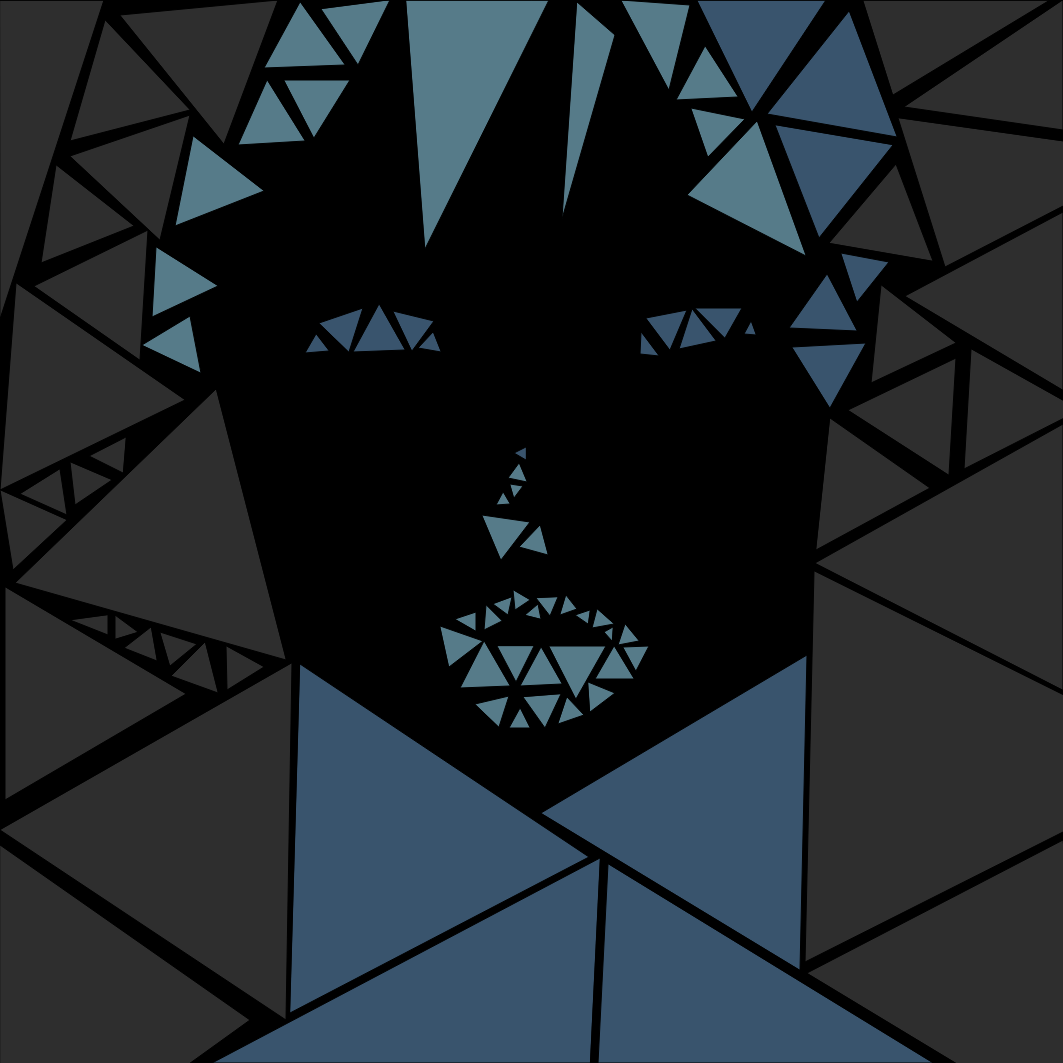
Frame 1 (no input)
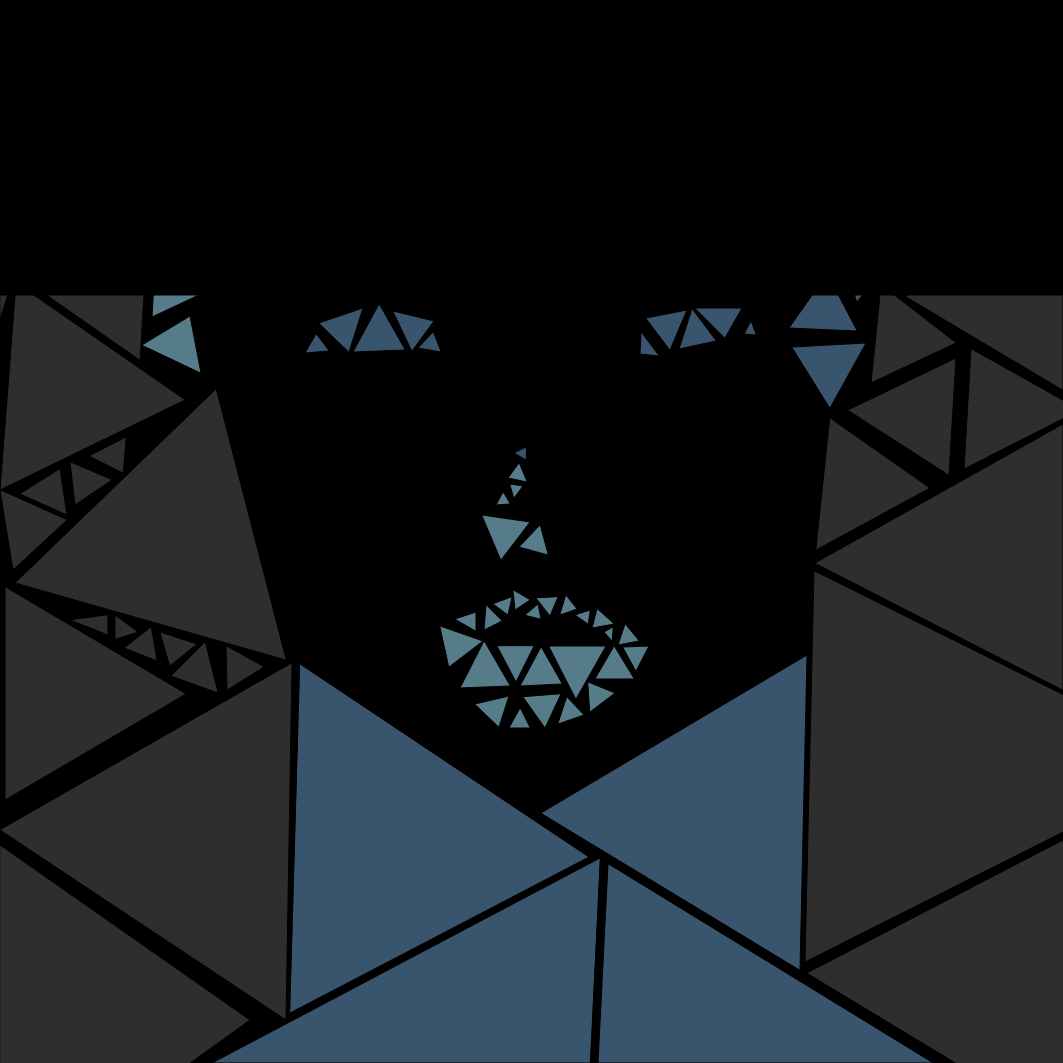
Frame 60 (no input)
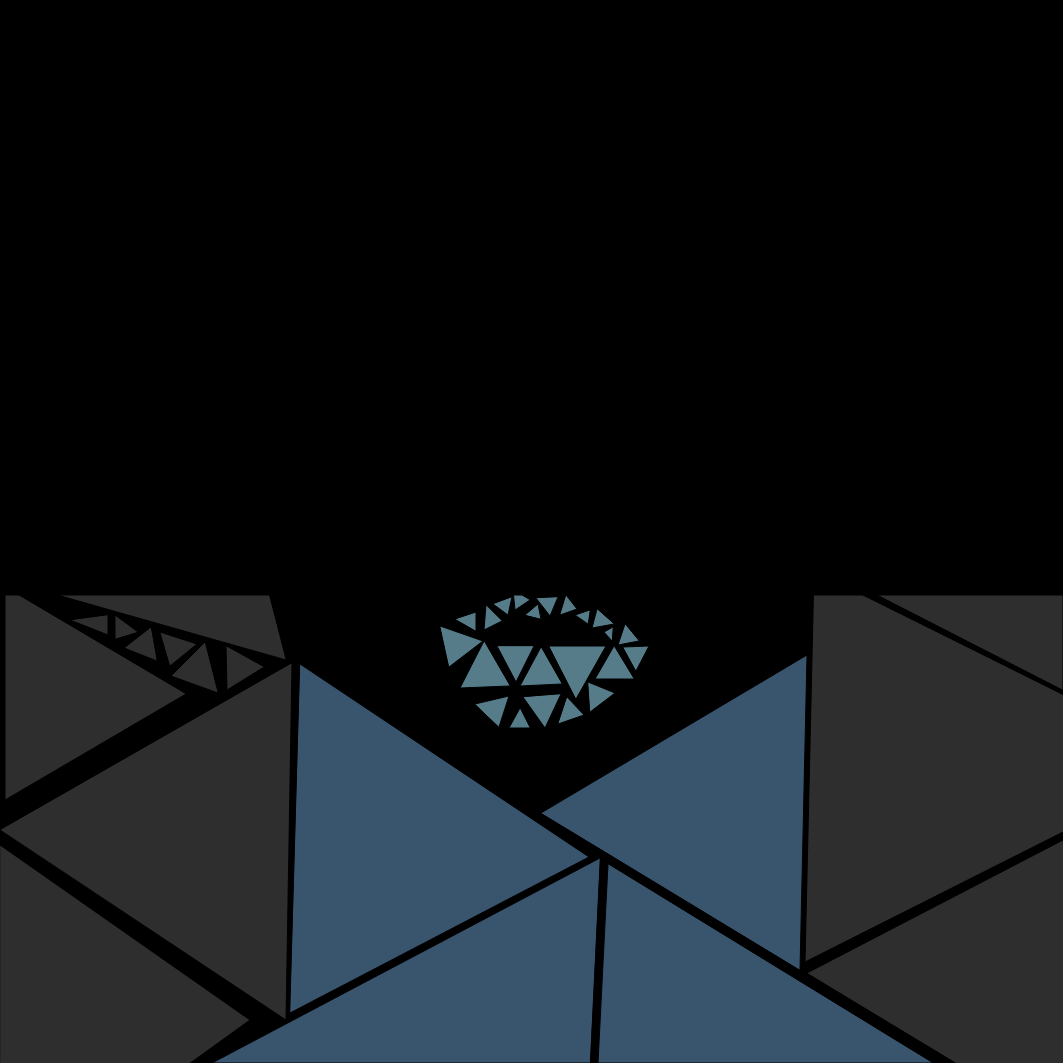
Frame 120 (the mouse pressed at the canvas centre since frame 60)

The p5.js sketch that drew these frames (run headless with seeded random() and noise() and a simulated clock; from frame 60 on, the mouse is pressed at the canvas centre):

// p5.js sketch
// ── sketch.js
let rectSize=0;
let sizeInc=5;
let a = 0;m = 0


function curtain(){        //function to draw curtain animation
fill(0);
  rect(0,0,1063,rectSize);
  if(rectSize<=1063){
  rectSize=rectSize+sizeInc;  
  }
}
function drawPeace(){   //function to draw the peace animation

stroke(255);  noFill();
translate(width / 2, height / 2);
 a += 1;       
for (let g = 0; g < 12; g++) {
for (let i = 0; i < 360; i += 60) {
let nx = 150 * sin(g * 5 + i - a);
let ny = 150 * cos(g * 5 + i - a);
m=75*sin(g*5+frameCount)
fill(mouseX,mouseY,0)
circle(nx, ny, m);
}}
}
function setup() {
  createCanvas(1063, 1063);
  background(0);
  angleMode(DEGREES);

  
}

function draw() {
  
  
  let ms = millis();
 if(ms>0 && ms<5000){
  fill((40, 43, 46));
  triangle(0,0,104,0,0,319);
  triangle(16,283,0,490,185,400);
  triangle(105,20,70,141,190,110);
  triangle(70,156,190,115,160,240);
  triangle(56,165,41,263,134,226);
  triangle(34,286,148,230,140,360);
  triangle(120,15,278,0,224,144);
  triangle(216,389,15,583,286,660);
  triangle(5,587,5,800,186,694);
  triangle(292,663,286,1020,0,830);
  triangle(0,845,250,1020,0,1200);
  fill(57, 84, 109);
  triangle(300,664,589,857,290,1013);
  triangle(600,858,212,1063,590,1063);
  triangle(608,864,598,1063,933,1063);
  triangle(541,813,807,655,800,970);
  fill((40, 43, 46));
  triangle(814,571,805,962,1200,763);
  triangle(807,973,1063,840,1100,1150);
  triangle(815,563,1063,424,1063,690);
  triangle(830,418,930,488,816,550);
  triangle(848,410,956,358,949,475);
  triangle(971,349,964,469,1080,410);
  triangle(905,296,1063,212,1063,390);
  triangle(881,285,871,383,956,343); 
  triangle(829,243,896,164,933,261);
  triangle(898,118,945,267,1162,155); 
  triangle(904,107,1063,130,1063,0);
  triangle(863,0,1050,0,893,95);
  triangle(60,469,67,515,20,494);
  triangle(67,520,13,570,0,490);
  triangle(70,462,75,505,112,480);
  triangle(126,437,89,456,123,473);
  triangle(108,615,108,635,70,620);
  triangle(138,632,115,615,115,639);
  triangle(151,627,124,648,157,661);
  triangle(160,632,197,644,170,666);
  triangle(205,642,171,676,218,693);
  triangle(226,646,227,690,264,667);
   fill(57, 84, 109);
  triangle(697,0,826,0,752,112);
  triangle(849,11,767,114,897,137);
  triangle(775,125,819,238,893,145);
  triangle(841,253,889,262,857,302);
  triangle(827,274,789,328,857,331);
  triangle(792,347,866,343,830,408);
  triangle(316,334,305,353,329,351);
  triangle(319,323,363,308,349,352);
  triangle(379,304,353,352,405,350);
  triangle(393,311,434,321,412,351);
  triangle(433,332,418,348,441,352);
  triangle(641,332,640,354,659,356);
  triangle(646,318,687,310,670,350);
  triangle(692,309,679,349,716,341);
  triangle(695,308,742,308,725,338);
  triangle(751,321,744,334,756,335);
  triangle(526,447,514,453,526,460);
  fill(86, 123, 137);
  triangle(519,463,508,478,527,482);
  triangle(510,484,523,486,514,498);
  triangle(503,492,496,505,510,504);
  triangle(482,515,530,522,501,560);
  triangle(540,525,519,547,548,555);
  triangle(440,626,483,641,449,667);
  triangle(484,641,460,688,510,686);
  triangle(497,646,516,682,534,646);
  triangle(541,647,520,686,562,684);
  triangle(549,646,606,646,576,699);
  triangle(614,646,595,679,634,679);
  triangle(623,647,649,646,636,671);
  triangle(475,704,509,696,499,727);
  triangle(520,708,509,728,530,728);
  triangle(523,697,545,728,561,694);
  triangle(567,697,584,715,558,724);
  triangle(588,682,615,693,590,712);
  triangle(406,0,549,0,425,249);
  triangle(577,2,615,35,562,219);
  triangle(621,0,690,5,669,90);
  triangle(705,46,676,100,738,97);
  triangle(691,108,745,119,708,157);
  triangle(757,121,687,195,806,256);
  triangle(455,619,476,612,476,631);
  triangle(486,605,484,630,502,621);
  triangle(493,604,508,615,512,597);
  triangle(513,590,515,610,530,600);
  triangle(525,615,538,604,541,619);
  triangle(536,598,550,616,558,597);
  triangle(566,595,577,609,560,615);
  triangle(590,610,575,615,588,624);
  triangle(625,624,618,645,639,641);
  triangle(597,609,592,628,614,624);
  triangle(613,627,604,632,612,641);
  triangle(193,136,175,226,264,191);
  triangle(156,247,152,317,218,286);
  triangle(300,2,264,68,345,65);
  triangle(321,9,358,65,390,0);
  triangle(284,80,350,80,314,138);
  triangle(267,80,238,145,305,141);
  triangle(142,345,190,316,201,373);
  curtain();
 }
  else if(ms>5000){
   drawPeace();
  }
}
 
